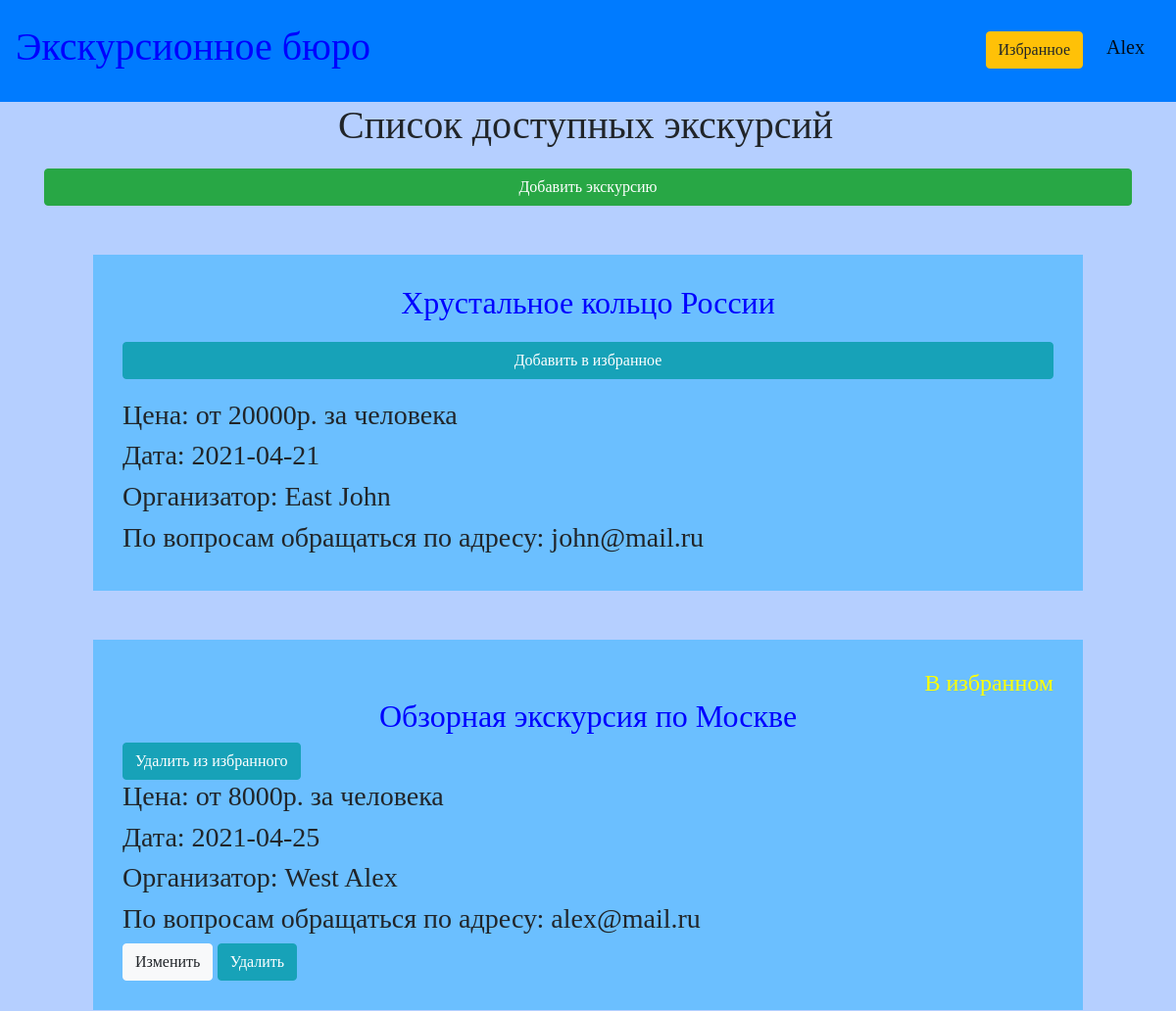
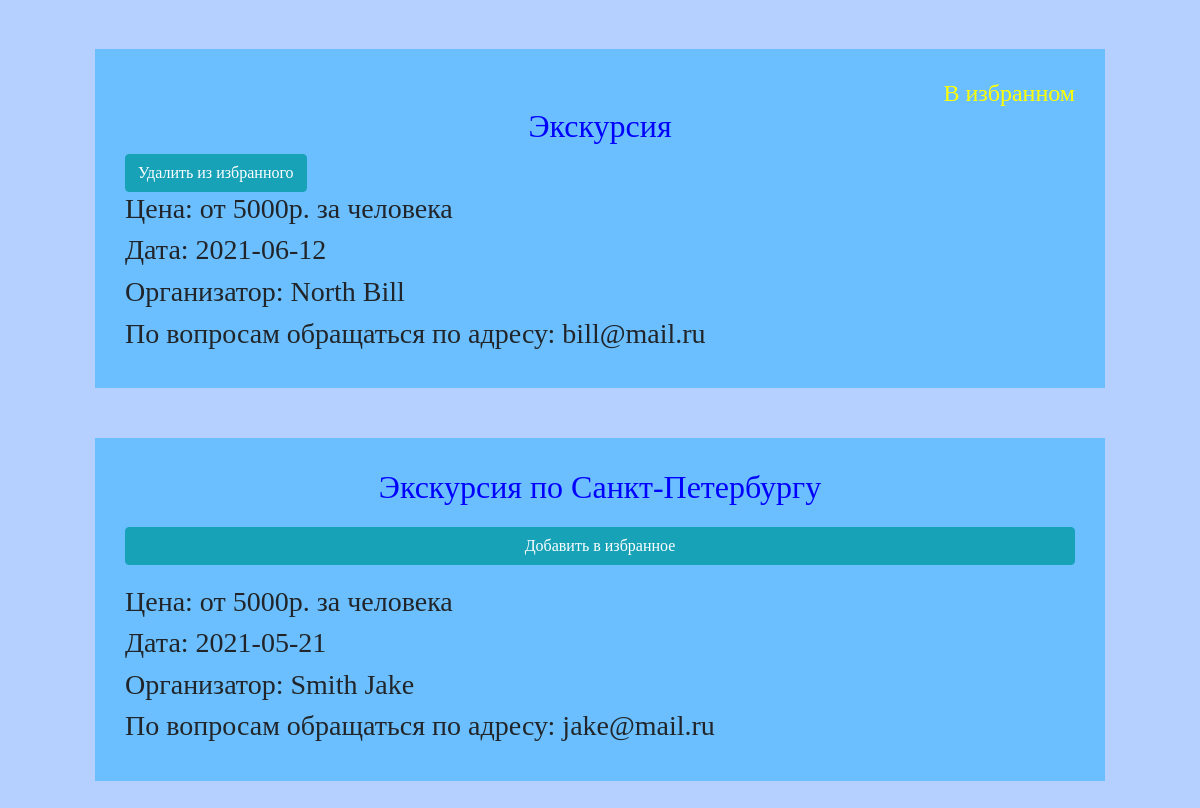
The app's page /tours (signed in) with its own data (2 pictures, top to bottom).
### data/users.py (models this page shows, shortened)
class User(SqlAlchemyBase, UserMixin, SerializerMixin):
    __tablename__ = 'users'
    id = sqlalchemy.Column(sqlalchemy.Integer, primary_key=True, autoincrement=True)
    name = sqlalchemy.Column(sqlalchemy.String)
    surname = sqlalchemy.Column(sqlalchemy.String)
    age = sqlalchemy.Column(sqlalchemy.Integer)
    email = sqlalchemy.Column(sqlalchemy.String, index=True, unique=True)
    hashed_password = sqlalchemy.Column(sqlalchemy.String)
    created_date = sqlalchemy.Column(sqlalchemy.DateTime, default=datetime.datetime.now)
    favourite = sqlalchemy.Column(sqlalchemy.String)

### data/tours.py (models this page shows)
class Tour(SqlAlchemyBase, UserMixin, SerializerMixin):
    __tablename__ = 'tours'
    id = sqlalchemy.Column(sqlalchemy.Integer, primary_key=True, autoincrement=True)
    name = sqlalchemy.Column(sqlalchemy.String)
    about = sqlalchemy.Column(sqlalchemy.String)
    places = sqlalchemy.Column(sqlalchemy.String)
    cost = sqlalchemy.Column(sqlalchemy.Integer)
    date = sqlalchemy.Column(sqlalchemy.Date)
    user = sqlalchemy.Column(sqlalchemy.Integer)

### main.py (the view)
@app.route('/tours')
@login_required
def tours_():
    db_sess = db_session.create_session()
    lst = []
    for tour in db_sess.query(Tour).all():
        user = db_sess.query(User).filter(User.id == tour.user).first()
        lst.append([tour, user, str(tour.id)])
    return render_template('tours.html', title='Список экскурсий', lst=lst)

### data/db_session.py (called while the page is built)
def create_session() -> Session:
    global __factory
    return __factory()

### main.py (called while the page is built)
@login_manager.user_loader
def load_user(user_id):
    db_sess = db_session.create_session()
    return db_sess.query(User).get(user_id)

### templates/tours.html
{% extends "base.html" %}
{% block content %}
<p class="h1" style="text-indent: 300px;">Список доступных экскурсий</p>
<a class="btn btn-success rounded mx-auto d-block" style="margin-left:50px; margin-top:20px;" href="/tours/add_tour">Добавить
    экскурсию</a>
{% for item in lst %}
<div>
    {% if item[2] in current_user.favourite %}
    <p class="h4 text-right" style="color: yellow; margin:0; padding:0;">В избранном</p>
    <a href="/tours/{{item[0].id}}"><p class="h2 text-center">{{item[0].name}}</p></a>
    <div style="margin:0; padding:0;">
        <a href="/favourite_delete/{{current_user.id}}/{{item[0].id}}" style="margin:0;" class="btn btn-info">
            Удалить из избранного
        </a>
    </div>
    {% else %}
    <a href="/tours/{{item[0].id}}"><p class="h2 text-center">{{item[0].name}}</p></a>
    <a href="/tours/add_favourite/{{current_user.id}}/{{item[0].id}}" class="btn btn-info rounded mx-auto d-block">Добавить в избранное</a>
    {% endif %}
    <p class="h3">Цена: от {{item[0].cost}}р. за человека</p>
    <p class="h3">Дата: {{item[0].date}}</p>
    <p class="h3">Организатор: {{item[1].surname}} {{item[1].name}}</p>
    <p class="h3">По вопросам обращаться по адресу: {{item[1].email}}</p>
    {% if current_user.is_authenticated and current_user.id == item[0].user %}
    <div style="margin:0; padding:0;">
        <a href="/tours/tours_edit/{{item[0].id}}" style="margin:0;" class="btn btn-light">
            Изменить
        </a>
        <a href="/tours/tours_delete/{{current_user.id}}/{{item[0].id}}" style="margin:0;" class="btn btn-info">
            Удалить
        </a>
    </div>
    {% endif %}
</div>
{% endfor %}
{% endblock %}

### templates/base.html (shortened to what this page needs)
<!DOCTYPE html>
<html lang="en">
<head>
    <link rel="stylesheet"
          href="https://stackpath.bootstrapcdn.com/bootstrap/4.4.1/css/bootstrap.min.css"
>
    <link rel="stylesheet" type="text/css" href="/static/css/style.css"/>
</head>
<body>
<nav class="navbar navbar-light bg-primary">
    {% if current_user.is_authenticated %}
    <p class="h1"><a href="/tours">Экскурсионное бюро</a></p>
    {% else %}
    <p class="h1">Экскурсионное бюро</p>
    {% endif %}
    {% if current_user.is_authenticated %}
    <p>
        <a class="btn btn-warning" style="margin-top: 10px; margin-bottom: 10px;" href="/favourite/{{current_user.id}}">Избранное</a>
        <a class="navbar-brand" style="margin-top: 20px;" href="/logout">{{ current_user.name }}</a>
    </p>
    {% else %}
    <p>
        <a class="btn btn-warning " href="/register">Зарегистрироваться</a>
        <a class="btn btn-success" href="/login">Войти</a>
    </p>
    {% endif %}
</nav>
<main role="main" class="container">
    {% block content %}{% endblock %}
</main>
</body>
</html>

### static/css/style.css (style rules this page uses)
div { background-color: #6bbfff; padding: 30px; margin: 50px; }
nav { background-color: #73a2fa; }
body { background: #b5cfff; }
a { color: #0000ff; font-weight: 500; }
p { font-family: cursive; }
.btn { margin: 20px; font-family: cursive; }
.btn-warning { margin-right: 20px; }

### records on screen
User: name "Alex"
Tour: name "Хрустальное кольцо России", cost "20000", date "2021-04-21", surname "East", name "John", email "john@mail.ru"
Tour: name "Обзорная экскурсия по Москве", cost "8000", date "2021-04-25", surname "West", name "Alex", email "alex@mail.ru"
Tour: name "Экскурсия", cost "5000", date "2021-06-12", surname "North", name "Bill", email "bill@mail.ru"
Tour: name "Экскурсия по Санкт-Петербургу", cost "5000", date "2021-05-21", surname "Smith", name "Jake", email "jake@mail.ru"
